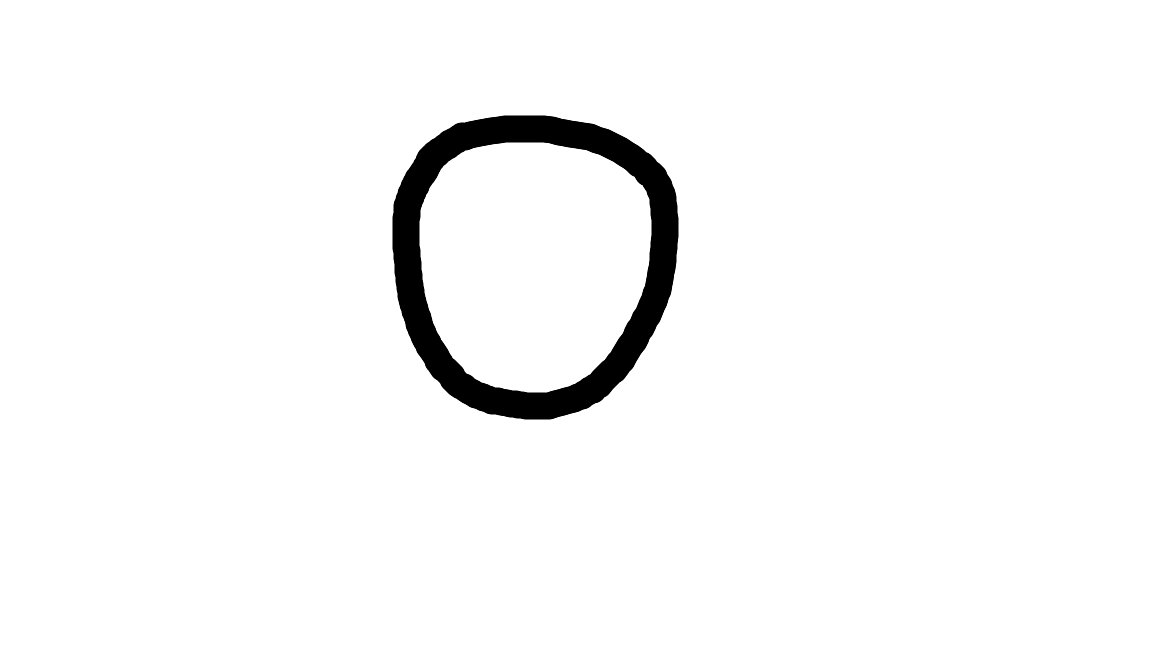
#> input picture handwritten/imagem_00.png, 1152 x 648 px
$ python -i mini_projeto_final.py   (imports and definitions only)
#> lines starting #> are read from the running program, lines starting #| are printed output that depends on the picture
# ============================================================
# MINI-PROJETO AVALIATIVO - MNIST
# Classificacao de Digitos Manuscritos
# ============================================================

#comando para instalar as bibliotecas:
#python -m pip install -r requirements.txt

#comando para rodar o projeto .py
#python mini_projeto_final.py

import re
import time
from pathlib import Path

import numpy as np
import pandas as pd

import matplotlib.pyplot as plt
import seaborn as sns

from PIL import Image, ImageOps

from sklearn.datasets import fetch_openml
from sklearn.model_selection import train_test_split
from sklearn.svm import SVC
from sklearn.ensemble import RandomForestClassifier
from sklearn.neural_network import MLPClassifier
from sklearn.metrics import (
    accuracy_score,
    precision_score,
    recall_score,
    f1_score,
    classification_report,
    confusion_matrix,
)


# ============================================================
# CONFIGURACOES
# ============================================================

RANDOM_STATE = 42
PASTA_IMAGENS = Path("data/handwritten")
CLASSES_OCULTADAS = [4, 7]


# ============================================================
# FUNCOES AUXILIARES
# ============================================================

# [69 lines left out: functions calcular_metricas, maiores_confusoes, taxa_erro_por_classe, plotar_matriz_confusao, not called in this run]


def preprocessar_imagem(caminho):
    """
    Converte uma imagem manuscrita para o formato de entrada do MNIST.

    Etapas: escala de cinza, inversao de cores, bounding box,
    redimensionamento preservando proporcao, centralizacao da massa,
    normalizacao [0, 1] e transformacao para 1 x 784.
    """
#> called with caminho = 'handwritten/imagem_00.png'
    imagem = Image.open(caminho).convert("L")
    imagem_invertida = ImageOps.invert(imagem)
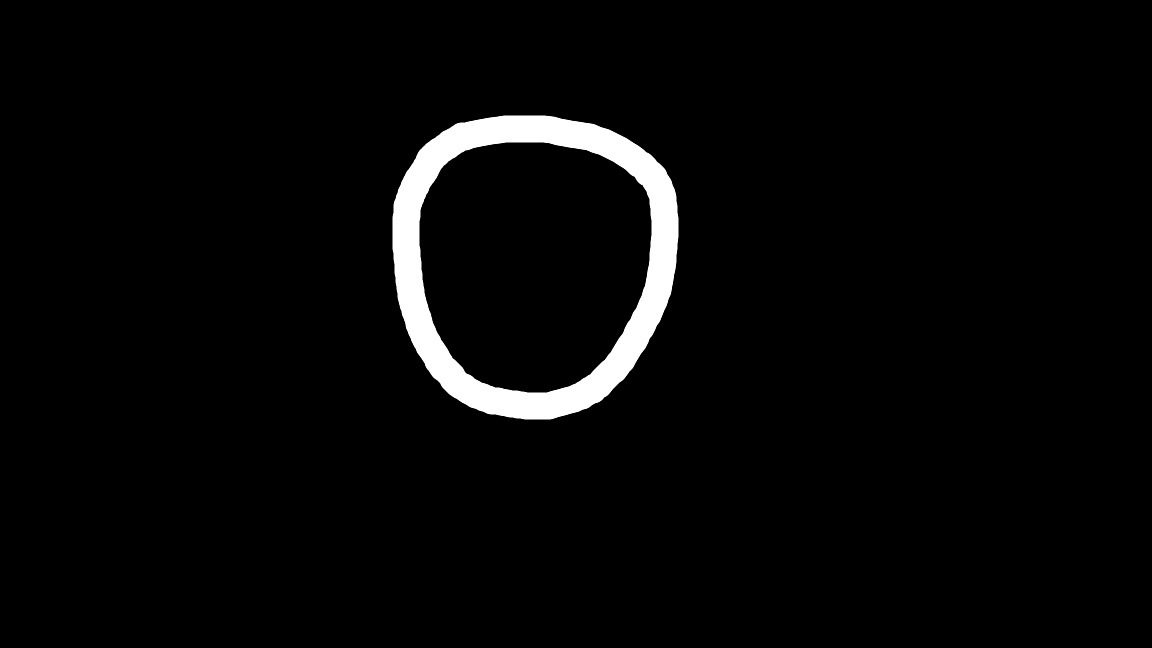
#> imagem_invertida: PIL image 1152x648 L; min 0, max 255, mean 8.1
    array_imagem = np.array(imagem_invertida)

    # Limiar para separar o traco do fundo.
    pixels = np.argwhere(array_imagem > 30)
#> pixels = 24251 pairs, first value 115 to 419, second value 392 to 678

    if len(pixels) == 0:
        raise ValueError("Nenhum digito foi identificado na imagem.")

    y_min, x_min = pixels.min(axis=0)
#> y_min = 115; x_min = 392
    y_max, x_max = pixels.max(axis=0)
#> y_max = 419; x_max = 678

    imagem_recortada = imagem_invertida.crop(
        (x_min, y_min, x_max + 1, y_max + 1)
    )
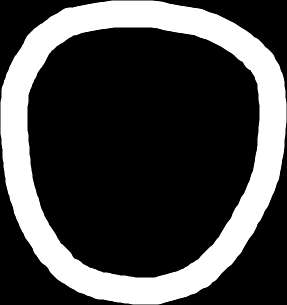
#> imagem_recortada: PIL image 287x305 L; min 0, max 255, mean 68.8

    # Redimensiona mantendo a proporcao e deixando margem na matriz 28 x 28.
    largura, altura = imagem_recortada.size
#> largura = 287; altura = 305

    if largura > altura:
        nova_largura = 20
        nova_altura = max(1, int(altura * 20 / largura))
    else:
        nova_altura = 20
        nova_largura = max(1, int(largura * 20 / altura))
#> nova_largura = 18

    imagem_redimensionada = imagem_recortada.resize(
        (nova_largura, nova_altura)
    )
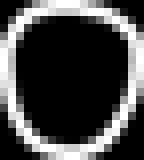
#> imagem_redimensionada: PIL image 18x20 L (shown 8 times larger); min 0, max 255, mean 70.3

    imagem_28 = Image.new("L", (28, 28), 0)
#> imagem_28: PIL image 28x28 L; every value is 0
    pos_x = (28 - nova_largura) // 2
#> pos_x = 5
    pos_y = (28 - nova_altura) // 2
    imagem_28.paste(imagem_redimensionada, (pos_x, pos_y))
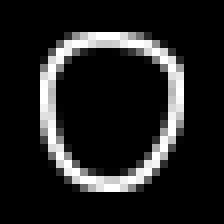
#> imagem_28: PIL image 28x28 L (shown 8 times larger); min 0, max 255, mean 32.3

    # Centralizacao pela massa dos pixels.
    array_28 = np.array(imagem_28, dtype=float)
    massa_total = array_28.sum()
#> massa_total = 25291

    if massa_total == 0:
        raise ValueError("A imagem ficou sem pixels apos o processamento.")

    y_indices, x_indices = np.indices(array_28.shape)
    centro_x = (x_indices * array_28).sum() / massa_total
#> centro_x = 13.34
    centro_y = (y_indices * array_28).sum() / massa_total
#> centro_y = 13.08

    deslocamento_x = int(round(13.5 - centro_x))
#> deslocamento_x = 0
    deslocamento_y = int(round(13.5 - centro_y))
#> deslocamento_y = 0

    imagem_centralizada = Image.new("L", (28, 28), 0)
    imagem_centralizada.paste(
        imagem_28,
        (deslocamento_x, deslocamento_y),
    )

    # Normalizacao para [0, 1].
    imagem_normalizada = np.array(imagem_centralizada) / 255.0
    imagem_modelo = imagem_normalizada.reshape(1, 784)

    return imagem_centralizada, imagem_modelo


# [549 lines left out: functions obter_digito_do_nome, executar_fase_5_3, main, not called in this run]


# [2 lines not run here, left out]

>>> result = preprocessar_imagem('handwritten/imagem_00.png')

$ run again, on handwritten/imagem_9.png
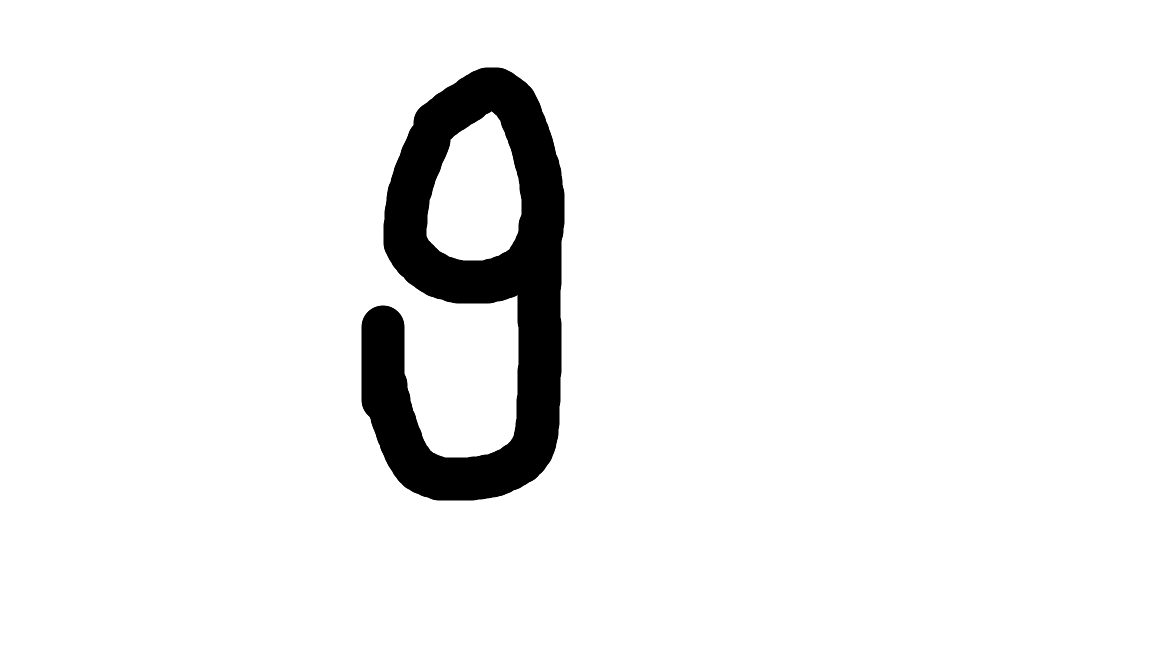
#> input picture handwritten/imagem_9.png, 1152 x 648 px
#> in preprocessar_imagem, `imagem_invertida = ImageOps.invert(imagem)`:
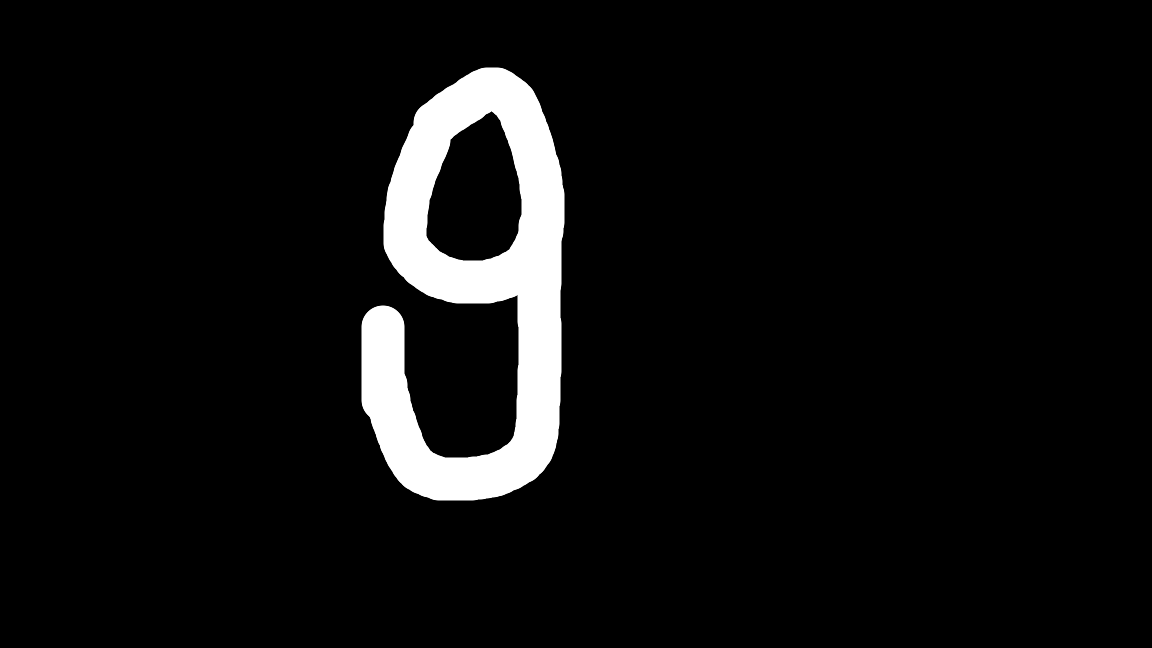
#> imagem_invertida: PIL image 1152x648 L; min 0, max 255, mean 14.8
#> pixels = 44118 pairs, first value 67 to 500, second value 361 to 564
#> y_min = 67; x_min = 361
#> y_max = 500; x_max = 564
#> in preprocessar_imagem, `imagem_28.paste(imagem_redimensionada, (pos_x, pos_y))`:
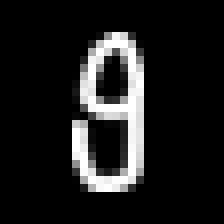
#> imagem_28: PIL image 28x28 L (shown 8 times larger); min 0, max 255, mean 29.1
#> massa_total = 22818
#> centro_x = 13.47
#> centro_y = 13.87
#> deslocamento_x = 0
